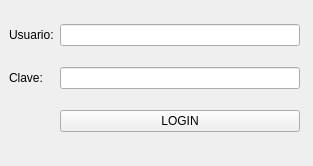
<?xml version="1.0" encoding="UTF-8"?>
<ui version="4.0">
 <class>Widget</class>
 <widget class="QWidget" name="Widget">
  <property name="geometry">
   <rect>
    <x>0</x>
    <y>0</y>
    <width>313</width>
    <height>166</height>
   </rect>
  </property>
  <property name="windowTitle">
   <string>Widget</string>
  </property>
  <widget class="QWidget" name="gridLayoutWidget">
   <property name="geometry">
    <rect>
     <x>9</x>
     <y>9</y>
     <width>291</width>
     <height>141</height>
    </rect>
   </property>
   <layout class="QGridLayout" name="gridLayout_2">
    <item row="1" column="0">
     <widget class="QLabel" name="label_2">
      <property name="text">
       <string>Clave:</string>
      </property>
     </widget>
    </item>
    <item row="0" column="0">
     <widget class="QLabel" name="label">
      <property name="text">
       <string>Usuario:</string>
      </property>
     </widget>
    </item>
    <item row="1" column="1">
     <widget class="QLineEdit" name="txt_psw">
      <property name="echoMode">
       <enum>QLineEdit::Password</enum>
      </property>
     </widget>
    </item>
    <item row="0" column="1">
     <widget class="QLineEdit" name="txt_user"/>
    </item>
    <item row="2" column="1">
     <widget class="QPushButton" name="btn_login">
      <property name="text">
       <string>LOGIN</string>
      </property>
     </widget>
    </item>
   </layout>
  </widget>
 </widget>
 <resources/>
 <connections/>
</ui>
